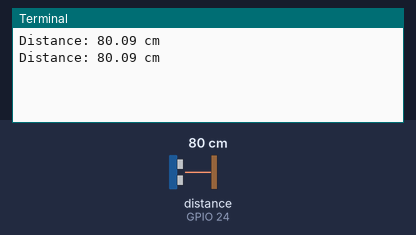
A program run on a simulated Raspberry Pi (BCM pin numbers). On the bench: the last lines printed to the terminal. The test bench sets the inputs (shaded band); at power-on: distance to the obstacle (sensor on GPIO 24) 80 cm. The echo pulse lasts 58.3 µs per cm; the clock reads 2024-03-15 10:24:30 at power-on unless the program sets it.

Above: at 1.2 s.
1.3 s: distance to the obstacle (sensor on GPIO 24) set to 2 cm
At 2.6 s:
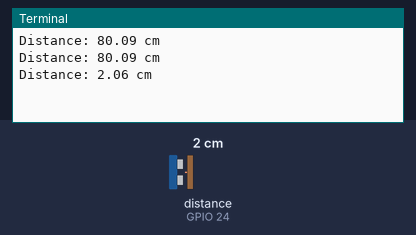
2.8 s: distance to the obstacle (sensor on GPIO 24) set to 4 cm
At 3.8 s:
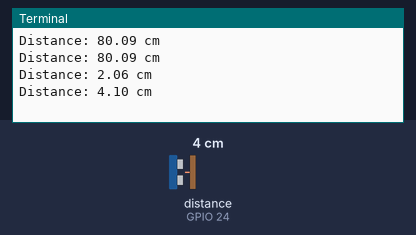
Timing chart, 0 to 5.8 s (numbered marks = the images above; inputs shaded):
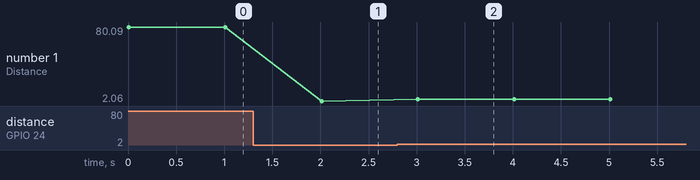

The program:

ultrosound_test.py
```python
import RPi.GPIO as GPIO
import time

# Configure GPIO
GPIO.setmode(GPIO.BCM)
TRIG = 23  # PIN 16
ECHO = 24  # PIN 18

GPIO.setup(TRIG, GPIO.OUT)
GPIO.setup(ECHO, GPIO.IN)

def measure_distance():
    """Measure distance (unit: cm)"""
    # send trigger pulse
    GPIO.output(TRIG, GPIO.HIGH)
    time.sleep(0.00001)  # 10 microseconds
    GPIO.output(TRIG, GPIO.LOW)

    # wait for ECHO to go high
    while GPIO.input(ECHO) == GPIO.LOW:
        start_time = time.time()

    # wait for ECHO to go low
    while GPIO.input(ECHO) == GPIO.HIGH:
        end_time = time.time()

    # calculate distance
    duration = end_time - start_time
    distance = (duration * 34300) / 2  # speed of sound 340 m/s

    return distance

if __name__ == "__main__":
    try:
        while True:
            dist = measure_distance()
            print(f"Distance: {dist:.2f} cm")
            time.sleep(1)
    except KeyboardInterrupt:
        GPIO.cleanup()
```

Measured:
- after the input at 1.3 s, the terminal: prints a new line after 0.71 s (image 1)
- after the input at 2.8 s, the terminal: prints a new line after 0.21 s (image 2)
- plotted number 1: 80.09 → 2.06 after the input at 1.3 s, 2.06 → 4.1 after the input at 2.8 s
